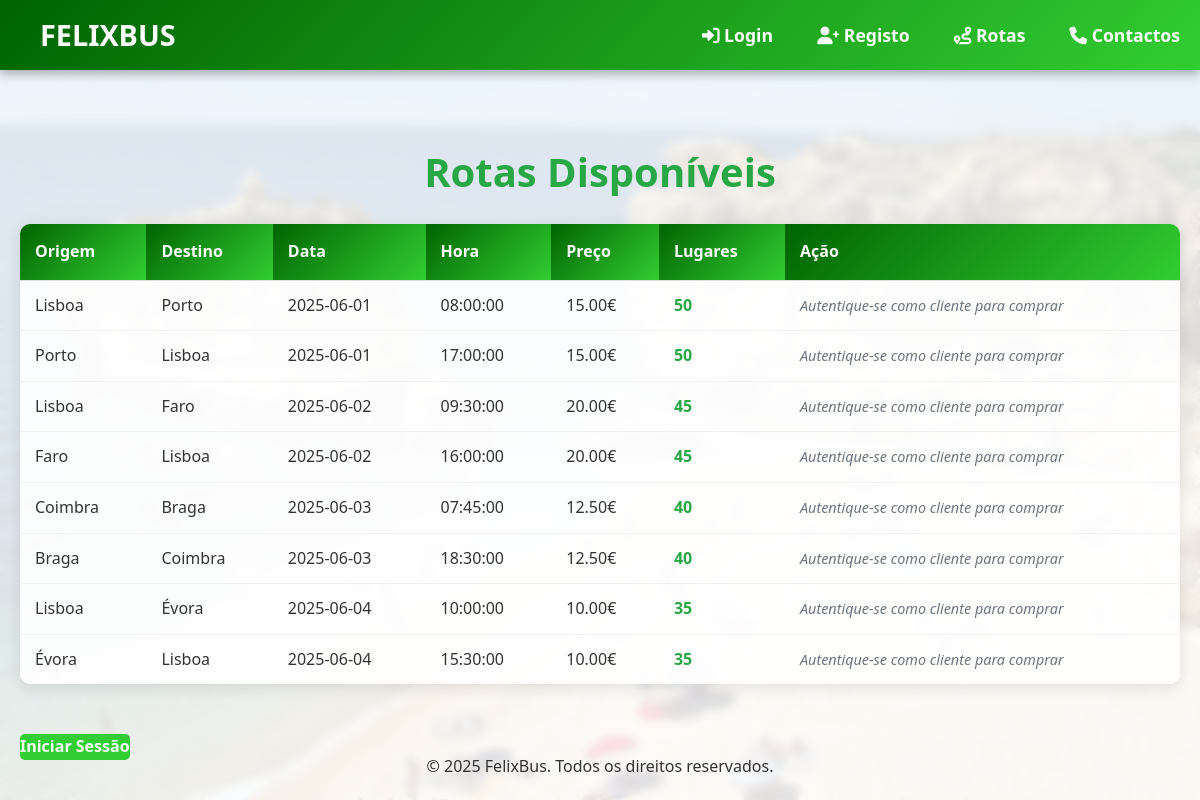
Screenshot of /paginas/rotas.php with the database file from the repository.
### tables this page shows
CREATE TABLE rota (
    id INT AUTO_INCREMENT PRIMARY KEY,
    origem VARCHAR(80) NOT NULL,
    destino VARCHAR(80) NOT NULL,
    dataViagem DATE NOT NULL,
    hora TIME NOT NULL,
    preco DECIMAL(10,2) NOT NULL,
    capacidade INT NOT NULL
);

### paginas/rotas.php (the view, shortened to what this page needs)
<?php
$idPerfil = $_SESSION['idPerfil'] ?? 0;
$sql = "SELECT r.*,
       (r.capacidade - COUNT(b.id)) AS lugares_disponiveis
       FROM rota r
       LEFT JOIN bilhete b ON r.id = b.idRota
       GROUP BY r.id";
$resultado = mysqli_query($ligacao, $sql);
$rotas = mysqli_fetch_all($resultado, MYSQLI_ASSOC);
?>
<!DOCTYPE html>
<html lang="pt">
<head>
    <link rel="stylesheet" href="style.css">
    <link rel="stylesheet" href="https://cdnjs.cloudflare.com/ajax/libs/font-awesome/6.0.0/css/all.min.css">
</head>
<body class="body-secondary">
 <nav>
    <a href="index.php" class="logo">FelixBus</a>
    <div class="menu">
        <?php if (isset($_SESSION['id'])): ?>
            <a href="dashboard.php" class="active"><i class="fas fa-tachometer-alt"></i> Dashboard</a>
        <?php else: ?>
            <a href="login.php" class="active"><i class="fas fa-sign-in-alt"></i> Login</a>
            <a href="registo.php"><i class="fas fa-user-plus"></i> Registo</a>
        <?php endif; ?>
            <a href="consultar_rotas.php"><i class="fas fa-route"></i> Rotas</a>
            <a href="#"><i class="fas fa-phone"></i> Contactos</a>
    </div>
</nav>
<div class="container" >
    <h1>Rotas Disponíveis</h1>
    <table class="rotas-table">
        <thead>
            <tr>
                <th>Origem</th>
                <th>Destino</th>
                <th>Data</th>
                <th>Hora</th>
                <th>Preço</th>
                <th>Lugares</th>
                <th>Ação</th>
            </tr>
        </thead>
        <tbody>
            <?php foreach ($rotas as $rota): ?>
                <tr>
                    <td><?= $rota['origem'] ?></td>
                    <td><?= $rota['destino'] ?></td>
                    <td><?= $rota['dataViagem'] ?></td>
                    <td><?= $rota['hora'] ?></td>
                    <td><?= $rota['preco'] ?>€</td>
                    <td class="<?= $rota['lugares_disponiveis'] <= 0 ? 'esgotado' : 'lugares-disponiveis' ?>">
                        <?= $rota['lugares_disponiveis'] <= 0 ? 'Esgotado' : $rota['lugares_disponiveis'] ?>
                    </td>
                    <td>
                        <?php if ($rota['lugares_disponiveis'] <= 0): ?>
                            <span class="esgotado">Esgotado</span>
                        <?php else: ?>
                            <span class="auth-message">Autentique-se como cliente para comprar</span>
                        <?php endif; ?>
                    </td>
                </tr>
            <?php endforeach; ?>
        </tbody>
    </table>
    <?php if (isset($_SESSION['id'])): ?>
        <a href="dashboard.php" class="btn btn-secondary voltar-link">Voltar ao Dashboard</a>
    <?php else: ?>
        <a href="login.php" class="btn btn-primary voltar-link">Iniciar Sessão</a>
    <?php endif; ?>
</div>
<footer class="footer-transparent">
    &copy; <?= date("Y") ?> FelixBus. Todos os direitos reservados.
</footer>
</body>
</html>

### paginas/style.css (style rules this page uses)
* { box-sizing: border-box; margin: 0; padding: 0; }
body { font-family: 'Segoe UI', Tahoma, Geneva, Verdana, sans-serif; color: #333; margin: 0; padding: 0; line-height: 1.6; }
a { text-decoration: none; color: inherit; }
nav { background: linear-gradient(135deg, #006400, #32CD32); position: fixed; top: 0; left: 0; right: 0; z-index: 999; display: flex; justify-content: space-between; align-items: center; box-shadow: 0 4px 10px rgba(0, 0, 0, 0.3); transition: background 0.3s ease; }
.logo { color: white; font-size: 1.8em; font-weight: bold; text-transform: uppercase; margin-left: 20px; }
nav a { color: white; text-decoration: none; padding: 12px 20px; font-weight: bold; font-size: 1.1em; transition: background-color 0.3s; }
.container { max-width: 1200px; margin: 0 auto; padding: 120px 20px 20px; }
h1, h2, h3, h4 { color: #28a745; margin-bottom: 20px; }
h1 { text-align: center; font-size: 2.5em; padding-top: 20px; }
button, .btn { background-color: #32CD32; color: white; border: none; border-radius: 5px; font-weight: bold; cursor: pointer; transition: all 0.3s; text-align: center; display: inline-block; }
.btn-primary { background-color: #32CD32; }
table { width: 100%; border-collapse: collapse; margin: 20px 0; box-shadow: 0 2px 10px rgba(0, 0, 0, 0.1); }
th, td { padding: 12px 15px; text-align: left; border-bottom: 1px solid #ddd; }
th { background: linear-gradient(135deg, #006400, #32CD32); color: white; }
footer { background-color: #343a40; color: white; text-align: center; padding: 20px 0; margin-top: 40px; }
.rotas-table { width: 100%; border-collapse: collapse; background-color: rgba(255, 255, 255, 0.9); border-radius: 10px; overflow: hidden; box-shadow: 0 4px 15px rgba(0, 0, 0, 0.1); }
.rotas-table th { background: linear-gradient(135deg, #006400, #32CD32); color: white; padding: 15px; text-align: left; }
.rotas-table td { padding: 12px 15px; border-bottom: 1px solid rgba(0, 0, 0, 0.05); }
.rotas-table tr:last-child td { border-bottom: none; }
.lugares-disponiveis { color: #28a745; font-weight: bold; }
.auth-message { color: #6c757d; font-style: italic; font-size: 0.9em; }
.voltar-link { margin-top: 30px; text-align: center; }
.body-secondary { background: url('paisagem.jpg') center/cover no-repeat fixed; position: relative; min-height: 100vh; }
.body-secondary::before { content: ""; position: absolute; top: 0; left: 0; right: 0; bottom: 0; background: rgba(255, 255, 255, 0.85); backdrop-filter: blur(5px); z-index: -1; }
.footer-transparent { background-color: transparent; color: #333; position: fixed; bottom: 0; left: 0; right: 0; }

### rows the page displays
rota: origem "Lisboa", destino "Porto", dataViagem "2025-06-01", hora "08:00:00", preco "15.00", lugares_disponiveis "50"
rota: origem "Porto", destino "Lisboa", dataViagem "2025-06-01", hora "17:00:00", preco "15.00", lugares_disponiveis "50"
rota: origem "Lisboa", destino "Faro", dataViagem "2025-06-02", hora "09:30:00", preco "20.00", lugares_disponiveis "45"
rota: origem "Faro", destino "Lisboa", dataViagem "2025-06-02", hora "16:00:00", preco "20.00", lugares_disponiveis "45"
rota: origem "Coimbra", destino "Braga", dataViagem "2025-06-03", hora "07:45:00", preco "12.50", lugares_disponiveis "40"
rota: origem "Braga", destino "Coimbra", dataViagem "2025-06-03", hora "18:30:00", preco "12.50", lugares_disponiveis "40"
rota: origem "Lisboa", destino "Évora", dataViagem "2025-06-04", hora "10:00:00", preco "10.00", lugares_disponiveis "35"
rota: origem "Évora", destino "Lisboa", dataViagem "2025-06-04", hora "15:30:00", preco "10.00", lugares_disponiveis "35"
